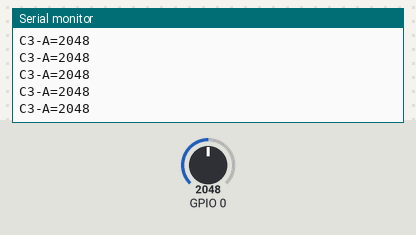
Bench run of a sketch on a simulated ESP32-C3. On the bench: the last lines printed to the serial monitor. The test bench sets the inputs (shaded band); at power-on: GPIO 0 = 2048 (analog values on the 0–4095 scale).

Above: at 1.2 s.
1.3 s: GPIO 0 set to 1860
At 2.2 s:
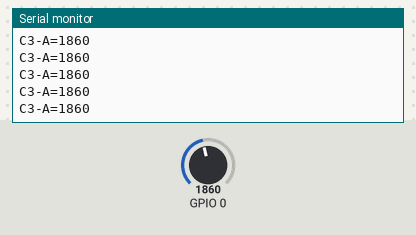
2.8 s: GPIO 0 set to 1940
At 3.3 s:
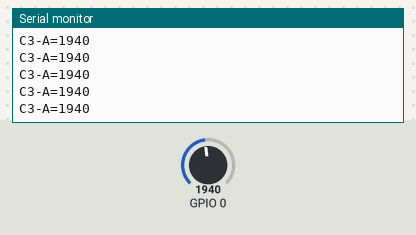
Timing chart, 0 to 5.8 s (numbered marks = the images above; inputs shaded):
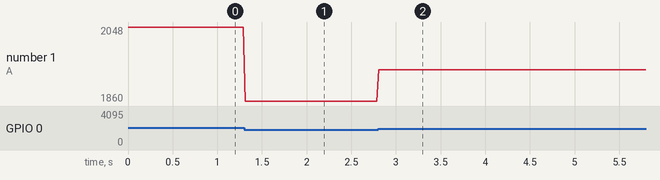

Measured:
- after the input at 1.3 s, the serial monitor: prints a new line at once (image 1)
- after the input at 2.8 s, the serial monitor: prints a new line at once (image 2)
- plotted number 1: 2048 → 1860 after the input at 1.3 s, 1860 → 1940 after the input at 2.8 s

The sketch:

c3_analogico_prueba.ino
```cpp
// ESP32-C3: ADC1 canal 0 (GPIO0) mediante el puente de Taller (trama ANALOGICO).
// FQBN: esp32:esp32:esp32c3:FlashMode=dio,FlashFreq=40,CDCOnBoot=default
// El verificador inyecta 2048 y luego 4095; el sketch confirma 0 → medio → alto.
#include <Arduino.h>

static int fase = 0;  // 0: espera 0, 1: espera medio, 2: espera alto, 3: hecho

void setup() {
  Serial.begin(115200);  // UART0; USB CDC debe estar desactivado.
  analogReadResolution(12);
}

void loop() {
  if (fase == 3) {
    delay(1000);
    return;
  }
  int v = analogRead(0);
  Serial.printf("C3-A=%d\n", v);
  if (fase == 0 && v == 0) fase = 1;
  else if (fase == 1 && v >= 1900 && v <= 2200) fase = 2;
  else if (fase == 2 && v >= 4000) {
    fase = 3;
    Serial.println("TALLER-OK c3_analogico");
  }
  delay(20);
}
```
